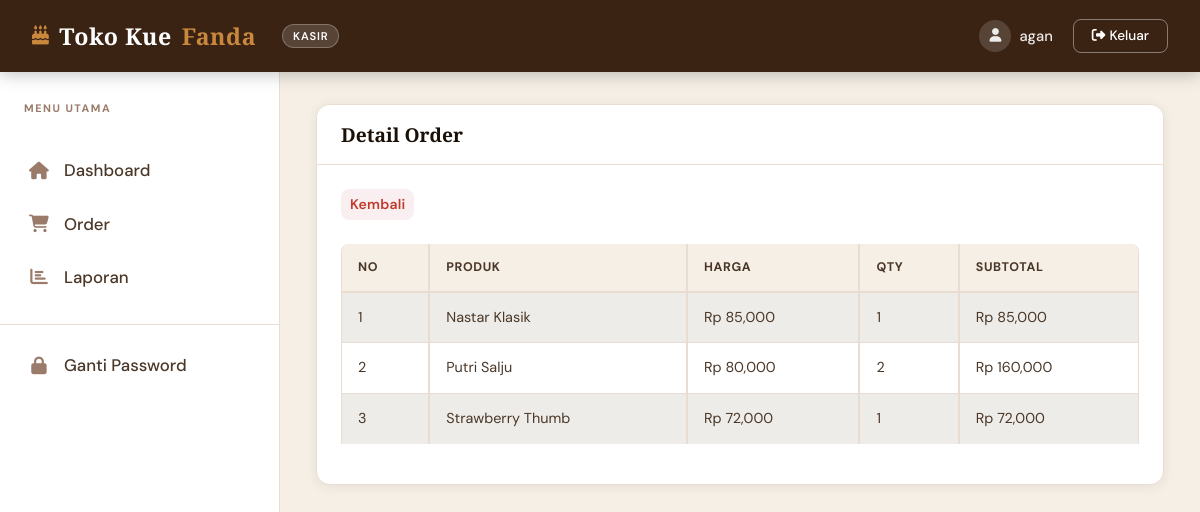
The app's page /kasir/order_detail.php?id=2 (signed in) with its own data.
### tables this page shows
CREATE TABLE `order_items` (
  `order_items_id` int(11) NOT NULL,
  `orders_id` int(11) NOT NULL,
  `produk_id` int(11) NOT NULL,
  `qty` int(11) NOT NULL,
  `harga` int(11) NOT NULL,
  `subtotal` int(11) NOT NULL
);

CREATE TABLE `produk` (
  `produk_id` int(11) NOT NULL,
  `nama_produk` varchar(150) NOT NULL,
  `kategori_id` int(11) NOT NULL,
  `harga` int(11) NOT NULL,
  `stok` int(11) NOT NULL,
  `deskripsi` text NOT NULL,
  `gambar` varchar(255) NOT NULL,
  `created_at` timestamp NOT NULL DEFAULT current_timestamp() ON UPDATE current_timestamp()
);

### kasir/order_detail.php (the view, shortened to what this page needs)
<?php
include 'header.php';
include '../koneksi.php';
$id = $_GET['id'];
?>
<div class="container">
    <div class="card shadow-sm">
        <div class="card-header bg-dark text-white">
            <h5 class="mb-0">
                Detail Order
            </h5>
        </div>
        <div class="card-body">
            <a href="order.php"
            class="btn btn-sm btn-danger">
                Kembali
            </a>
            <br><br>
            <table class="table table-bordered table-striped">
                <thead class="table-dark">
                    <tr>
                        <th>No</th>
                        <th>Produk</th>
                        <th>Harga</th>
                        <th>Qty</th>
                        <th>Subtotal</th>
                    </tr>
                </thead>
                <tbody>
                    <?php
                    $data = mysqli_query($koneksi,
                    "SELECT order_items.*, produk.nama_produk
                    FROM order_items
                    JOIN produk ON order_items.produk_id = produk.produk_id
                    WHERE order_items.orders_id = '$id'");
                    $no = 1;
                    while($d = mysqli_fetch_array($data)){
                    ?>
                    <tr>
                        <td>
                            <?php echo $no++; ?>
                        </td>
                        <td>
                            <?php echo $d['nama_produk']; ?>
                        </td>
                        <td>
                            Rp <?php echo number_format($d['harga']); ?>
                        </td>
                        <td>
                            <?php echo $d['qty']; ?>
                        </td>
                        <td>
                            Rp <?php echo number_format($d['subtotal']); ?>
                        </td>
                    </tr>
                    <?php
                    }
                    ?>
                </tbody>
            </table>
        </div>
    </div>
</div>
<?php include 'footer.php'; ?>

### kasir/style.css (style rules this page uses)
:root { --brown-dark: #3B2314; --brown-mid: #5C3D2E; --brown-light: #8B5E3C; --cream-bg: #F5EFE6; --cream-card: #FDF9F4; --cream-border: #E8DDD0; --accent-gold: #C9883C; --accent-rose: #C97B8C; --text-dark: #1A1008; --text-mid: #4A3728; --text-muted: #9A7B6A; --sidebar-w: 280px; --topbar-h: 72px; --radius: 14px; --radius-sm: 8px; --shadow: 0 4px 24px rgba(59,35,20,.10); --shadow-card: 0 2px 12px rgba(59,35,20,.08); --transition: all .25s cubic-bezier(.4,0,.2,1); }
*, *::before, *::after { box-sizing: border-box; margin: 0; padding: 0; }
html { scroll-behavior: smooth; }
body { font-family: 'DM Sans', sans-serif; background: var(--cream-bg); color: var(--text-dark); min-height: 100vh; overflow-x: hidden; }
.main-content > .container, .container { max-width: 100% !important; padding: 0; }
.card { border: 1px solid var(--cream-border) !important; border-radius: var(--radius) !important; background: #fff !important; box-shadow: var(--shadow-card) !important; overflow: hidden; animation: fadeSlideUp .4s ease both; }
.card-header { background: #fff !important; border-bottom: 1px solid var(--cream-border) !important; padding: 18px 24px !important; display: flex; align-items: center; justify-content: space-between; }
.card-header h5 { font-family: 'Playfair Display', serif; font-size: 1.2rem; font-weight: 700; color: var(--text-dark) !important; margin: 0; }
.card-header.bg-dark { background: #fff !important; }
.card-header.bg-dark h5 { color: var(--text-dark) !important; }
.card-body { padding: 24px !important; }
.table { width: 100%; border-collapse: separate; border-spacing: 0; }
.table thead th { background: var(--cream-bg) !important; color: var(--text-mid) !important; font-size: .78rem !important; font-weight: 700 !important; letter-spacing: .6px !important; text-transform: uppercase !important; padding: 14px 16px !important; border-top: none !important; border-bottom: 2px solid var(--cream-border) !important; }
.table thead th:first-child { border-radius: var(--radius-sm) 0 0 0; }
.table thead th:last-child { border-radius: 0 var(--radius-sm) 0 0; }
.table tbody tr { transition: background .18s; }
.table tbody td { padding: 14px 16px !important; vertical-align: middle !important; border-bottom: 1px solid var(--cream-border) !important; border-top: none !important; color: var(--text-mid); font-size: .9rem; background: #fff !important; }
.table tbody tr:last-child td { border-bottom: none !important; }
.table-striped > tbody > tr:nth-of-type(odd) > td { background: rgba(245,239,230,.45) !important; }
.table-bordered td, .table-bordered th { border: 1px solid var(--cream-border) !important; }
thead.table-dark th, .table thead.table-dark th { background: var(--cream-bg) !important; color: var(--text-mid) !important; }
.btn { font-family: 'DM Sans', sans-serif !important; font-weight: 500 !important; border-radius: var(--radius-sm) !important; transition: var(--transition) !important; letter-spacing: .2px; }
.btn-danger { background: rgba(201,123,140,.12) !important; border-color: transparent !important; color: #c0392b !important; font-weight: 600 !important; }
.table tbody tr { animation: fadeIn .3s ease both; }
.table tbody tr:nth-child(1) { animation-delay: .04s; }
.table tbody tr:nth-child(2) { animation-delay: .08s; }
.table tbody tr:nth-child(3) { animation-delay: .12s; }
body { background: var(--cream-bg) !important; }

### records on screen
order_items: produk.nama_produk "Nastar Klasik", harga "85,000", qty "1", subtotal "85,000"
order_items: produk.nama_produk "Putri Salju", harga "80,000", qty "2", subtotal "160,000"
order_items: produk.nama_produk "Strawberry Thumb", harga "72,000", qty "1", subtotal "72,000"

### other values on screen
$_SESSION['username'] "agan"
